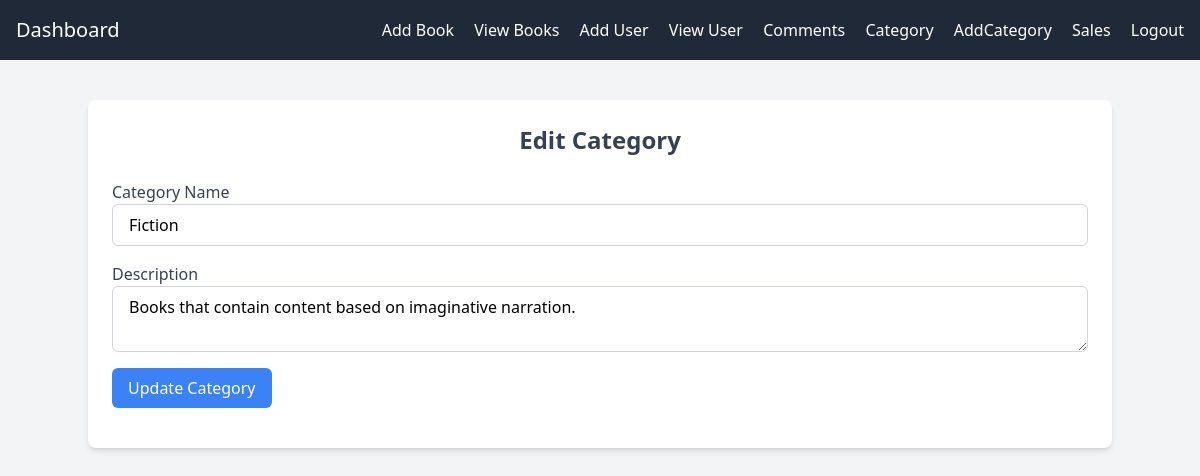
Page /edit_category.php?id=1 on the committed database.
### tables this page shows
CREATE TABLE Categories (
    category_id INT AUTO_INCREMENT PRIMARY KEY,
    name VARCHAR(100) NOT NULL UNIQUE,
    description TEXT NULL
);

### edit_category.php (the view, shortened to what this page needs)
<?php
include 'db_connect.php';
include 'nav_admin.php';
if (isset($_GET['id'])) {
    $category_id = $_GET['id'];
    try {
        $stmt = $pdo->prepare("SELECT * FROM Categories WHERE category_id = :category_id");
        $stmt->bindParam(':category_id', $category_id, PDO::PARAM_INT);
        $stmt->execute();
        $category = $stmt->fetch(PDO::FETCH_ASSOC);
    } catch (PDOException $e) {
        $message = "Error fetching category details: " . $e->getMessage();
    }
} else {
    header('Location: view_categories.php');
    exit;
}
?>
<!DOCTYPE html>
<html lang="en">
<head>
    <script src="https://cdn.tailwindcss.com"></script>
</head>
<body class="bg-gray-100">
    <div class="container mx-auto mt-10 p-6 bg-white rounded-lg shadow-md">
        <h2 class="text-2xl font-bold text-gray-700 text-center mb-6">Edit Category</h2>
        <?php if ($category): ?>
            <form method="POST" action="">
                <div class="mb-4">
                    <label for="name" class="block text-gray-700">Category Name</label>
                    <input type="text" id="name" name="name" value="<?php echo htmlspecialchars($category['name']); ?>"
                           class="w-full px-4 py-2 border border-gray-300 rounded-md" required>
                </div>
                <div class="mb-4">
                    <label for="description" class="block text-gray-700">Description</label>
                    <textarea id="description" name="description" class="w-full px-4 py-2 border border-gray-300 rounded-md" required><?php echo htmlspecialchars($category['description']); ?></textarea>
                </div>
                <button type="submit" class="bg-blue-500 text-white px-4 py-2 rounded-md">Update Category</button>
            </form>
        <?php else: ?>
            <p class="text-gray-500 text-center">Category not found.</p>
        <?php endif; ?>
    </div>
</body>
</html>

### rows in the picture
categories: name "Fiction", description "Books that contain content based on imaginative narration."
